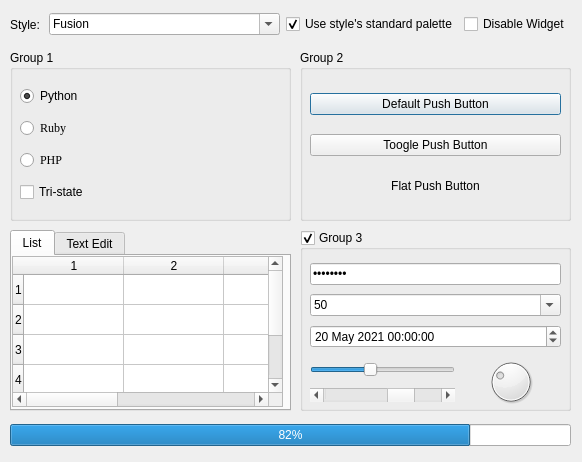
<?xml version="1.0" encoding="UTF-8"?>
<ui version="4.0">
 <class>MainWindow</class>
 <widget class="QMainWindow" name="MainWindow">
  <property name="windowModality">
   <enum>Qt::WindowModal</enum>
  </property>
  <property name="enabled">
   <bool>true</bool>
  </property>
  <property name="geometry">
   <rect>
    <x>0</x>
    <y>0</y>
    <width>582</width>
    <height>462</height>
   </rect>
  </property>
  <property name="contextMenuPolicy">
   <enum>Qt::NoContextMenu</enum>
  </property>
  <property name="acceptDrops">
   <bool>false</bool>
  </property>
  <property name="windowTitle">
   <string>Styles</string>
  </property>
  <property name="statusTip">
   <string/>
  </property>
  <property name="unifiedTitleAndToolBarOnMac">
   <bool>false</bool>
  </property>
  <widget class="QWidget" name="centralwidget">
   <widget class="QWidget" name="horizontalLayoutWidget">
    <property name="geometry">
     <rect>
      <x>10</x>
      <y>10</y>
      <width>561</width>
      <height>29</height>
     </rect>
    </property>
    <layout class="QHBoxLayout" name="horizontalLayout">
     <item>
      <widget class="QLabel" name="label">
       <property name="text">
        <string>Style:</string>
       </property>
      </widget>
     </item>
     <item>
      <widget class="QFontComboBox" name="fontComboBox">
       <property name="currentText">
        <string>Fusion</string>
       </property>
      </widget>
     </item>
     <item>
      <widget class="QCheckBox" name="checkBox_2">
       <property name="text">
        <string>Use style's standard palette</string>
       </property>
       <property name="checked">
        <bool>true</bool>
       </property>
      </widget>
     </item>
     <item>
      <widget class="QCheckBox" name="checkBox">
       <property name="text">
        <string>Disable Widget</string>
       </property>
      </widget>
     </item>
    </layout>
   </widget>
   <widget class="QGroupBox" name="groupBox">
    <property name="geometry">
     <rect>
      <x>10</x>
      <y>50</y>
      <width>281</width>
      <height>171</height>
     </rect>
    </property>
    <property name="title">
     <string>Group 1</string>
    </property>
    <widget class="QWidget" name="verticalLayoutWidget">
     <property name="geometry">
      <rect>
       <x>10</x>
       <y>30</y>
       <width>261</width>
       <height>131</height>
      </rect>
     </property>
     <layout class="QVBoxLayout" name="verticalLayout">
      <item>
       <widget class="QRadioButton" name="radioButton">
        <property name="text">
         <string>Python</string>
        </property>
        <property name="checked">
         <bool>true</bool>
        </property>
       </widget>
      </item>
      <item>
       <widget class="QRadioButton" name="radioButton_2">
        <property name="font">
         <font>
          <family>Times New Roman</family>
         </font>
        </property>
        <property name="text">
         <string>Ruby</string>
        </property>
       </widget>
      </item>
      <item>
       <widget class="QRadioButton" name="radioButton_3">
        <property name="font">
         <font>
          <family>Times New Roman</family>
         </font>
        </property>
        <property name="text">
         <string>PHP</string>
        </property>
       </widget>
      </item>
      <item>
       <widget class="QCheckBox" name="checkBox_3">
        <property name="text">
         <string>Tri-state</string>
        </property>
        <property name="checked">
         <bool>false</bool>
        </property>
        <property name="autoRepeat">
         <bool>false</bool>
        </property>
        <property name="autoExclusive">
         <bool>false</bool>
        </property>
        <property name="tristate">
         <bool>true</bool>
        </property>
       </widget>
      </item>
     </layout>
    </widget>
   </widget>
   <widget class="QGroupBox" name="groupBox_2">
    <property name="geometry">
     <rect>
      <x>300</x>
      <y>50</y>
      <width>271</width>
      <height>171</height>
     </rect>
    </property>
    <property name="title">
     <string>Group 2</string>
    </property>
    <widget class="QWidget" name="verticalLayoutWidget_2">
     <property name="geometry">
      <rect>
       <x>10</x>
       <y>30</y>
       <width>251</width>
       <height>131</height>
      </rect>
     </property>
     <layout class="QVBoxLayout" name="verticalLayout_2">
      <item>
       <widget class="QPushButton" name="pushButton">
        <property name="text">
         <string>Default Push Button</string>
        </property>
        <property name="autoDefault">
         <bool>false</bool>
        </property>
        <property name="default">
         <bool>true</bool>
        </property>
       </widget>
      </item>
      <item>
       <widget class="QPushButton" name="pushButton_2">
        <property name="text">
         <string>Toogle Push Button</string>
        </property>
        <property name="autoRepeat">
         <bool>false</bool>
        </property>
        <property name="autoExclusive">
         <bool>false</bool>
        </property>
        <property name="autoDefault">
         <bool>true</bool>
        </property>
        <property name="default">
         <bool>false</bool>
        </property>
       </widget>
      </item>
      <item>
       <widget class="QPushButton" name="pushButton_3">
        <property name="text">
         <string>Flat Push Button</string>
        </property>
        <property name="flat">
         <bool>true</bool>
        </property>
       </widget>
      </item>
     </layout>
    </widget>
   </widget>
   <widget class="QTabWidget" name="tabWidget">
    <property name="geometry">
     <rect>
      <x>10</x>
      <y>230</y>
      <width>281</width>
      <height>181</height>
     </rect>
    </property>
    <property name="tabPosition">
     <enum>QTabWidget::North</enum>
    </property>
    <property name="tabShape">
     <enum>QTabWidget::Rounded</enum>
    </property>
    <property name="currentIndex">
     <number>0</number>
    </property>
    <widget class="QWidget" name="tab">
     <attribute name="title">
      <string>List</string>
     </attribute>
     <widget class="QTableWidget" name="tableWidget">
      <property name="geometry">
       <rect>
        <x>0</x>
        <y>0</y>
        <width>271</width>
        <height>151</height>
       </rect>
      </property>
      <property name="mouseTracking">
       <bool>false</bool>
      </property>
      <property name="verticalScrollBarPolicy">
       <enum>Qt::ScrollBarAlwaysOn</enum>
      </property>
      <property name="horizontalScrollBarPolicy">
       <enum>Qt::ScrollBarAlwaysOn</enum>
      </property>
      <property name="sizeAdjustPolicy">
       <enum>QAbstractScrollArea::AdjustIgnored</enum>
      </property>
      <property name="autoScroll">
       <bool>true</bool>
      </property>
      <property name="showGrid">
       <bool>true</bool>
      </property>
      <property name="sortingEnabled">
       <bool>false</bool>
      </property>
      <property name="rowCount">
       <number>5</number>
      </property>
      <property name="columnCount">
       <number>5</number>
      </property>
      <attribute name="horizontalHeaderVisible">
       <bool>true</bool>
      </attribute>
      <attribute name="horizontalHeaderCascadingSectionResizes">
       <bool>false</bool>
      </attribute>
      <row/>
      <row/>
      <row/>
      <row/>
      <row/>
      <column/>
      <column/>
      <column/>
      <column/>
      <column/>
     </widget>
    </widget>
    <widget class="QWidget" name="tab_2">
     <attribute name="title">
      <string>Text Edit</string>
     </attribute>
     <widget class="QTextEdit" name="textEdit">
      <property name="geometry">
       <rect>
        <x>0</x>
        <y>0</y>
        <width>271</width>
        <height>151</height>
       </rect>
      </property>
     </widget>
    </widget>
   </widget>
   <widget class="QGroupBox" name="groupBox_3">
    <property name="geometry">
     <rect>
      <x>300</x>
      <y>230</y>
      <width>271</width>
      <height>181</height>
     </rect>
    </property>
    <property name="title">
     <string>Group 3</string>
    </property>
    <property name="checkable">
     <bool>true</bool>
    </property>
    <widget class="QWidget" name="verticalLayoutWidget_3">
     <property name="geometry">
      <rect>
       <x>10</x>
       <y>30</y>
       <width>251</width>
       <height>153</height>
      </rect>
     </property>
     <layout class="QVBoxLayout" name="verticalLayout_3">
      <item>
       <widget class="QLineEdit" name="lineEdit">
        <property name="inputMask">
         <string notr="true">••••••••</string>
        </property>
        <property name="text">
         <string>••••••••</string>
        </property>
        <property name="maxLength">
         <number>8</number>
        </property>
        <property name="readOnly">
         <bool>false</bool>
        </property>
        <property name="placeholderText">
         <string>•••••••</string>
        </property>
       </widget>
      </item>
      <item>
       <widget class="QComboBox" name="comboBox">
        <property name="editable">
         <bool>true</bool>
        </property>
        <property name="currentText">
         <string>50</string>
        </property>
       </widget>
      </item>
      <item>
       <widget class="QDateTimeEdit" name="dateTimeEdit">
        <property name="date">
         <date>
          <year>2021</year>
          <month>5</month>
          <day>20</day>
         </date>
        </property>
       </widget>
      </item>
      <item>
       <layout class="QHBoxLayout" name="horizontalLayout_2">
        <item>
         <layout class="QVBoxLayout" name="verticalLayout_5">
          <item>
           <widget class="QSlider" name="horizontalSlider">
            <property name="sliderPosition">
             <number>40</number>
            </property>
            <property name="orientation">
             <enum>Qt::Horizontal</enum>
            </property>
            <property name="invertedAppearance">
             <bool>false</bool>
            </property>
            <property name="invertedControls">
             <bool>false</bool>
            </property>
            <property name="tickPosition">
             <enum>QSlider::NoTicks</enum>
            </property>
           </widget>
          </item>
          <item>
           <widget class="QScrollBar" name="horizontalScrollBar">
            <property name="sliderPosition">
             <number>70</number>
            </property>
            <property name="orientation">
             <enum>Qt::Horizontal</enum>
            </property>
           </widget>
          </item>
         </layout>
        </item>
        <item>
         <widget class="QDial" name="dial">
          <property name="value">
           <number>30</number>
          </property>
         </widget>
        </item>
        <item>
         <layout class="QVBoxLayout" name="verticalLayout_4"/>
        </item>
       </layout>
      </item>
     </layout>
    </widget>
   </widget>
   <widget class="QWidget" name="verticalLayoutWidget_6">
    <property name="geometry">
     <rect>
      <x>10</x>
      <y>420</y>
      <width>561</width>
      <height>31</height>
     </rect>
    </property>
    <layout class="QVBoxLayout" name="verticalLayout_6">
     <item>
      <widget class="QProgressBar" name="progressBar">
       <property name="value">
        <number>82</number>
       </property>
       <property name="invertedAppearance">
        <bool>false</bool>
       </property>
      </widget>
     </item>
    </layout>
   </widget>
  </widget>
 </widget>
 <resources/>
 <connections/>
</ui>
